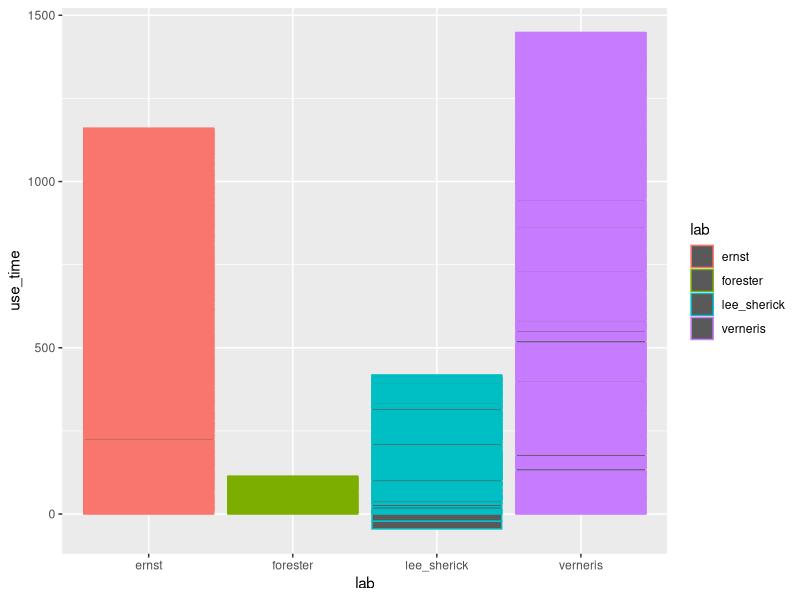

Generate this figure with R:
## ---- chunk 1
library(dplyr)
library(tidyr)
library(ggplot2)
library(chron)
## ---- chunk 2
cal_data <- read.csv('cytek_google_calendar.csv')
lab_key <- read.csv('lab_key.csv')
## ---- chunk 3
# Add :00 to all times for conversion
cal_data$start <- paste(cal_data$start, ':00')
cal_data$end <- paste(cal_data$end, ':00')

cal_data <- cal_data |>
  separate(date, into = c('month', 'day', 'year'), sep = '/' ) |>
  mutate(time_start = chron(times. = start),
         time_end = chron(times. = end),
         use_time = time_end - time_start) |>
  left_join(lab_key, by = c('name' = 'user')) |>
  na.omit()
## ---- chunk 4
cal_data$use_time <- (as.numeric(cal_data$use_time)) * 24
## ---- chunk 5
ggplot(cal_data, aes(lab, use_time, color = lab)) +
  geom_col()
## ---- chunk 6
